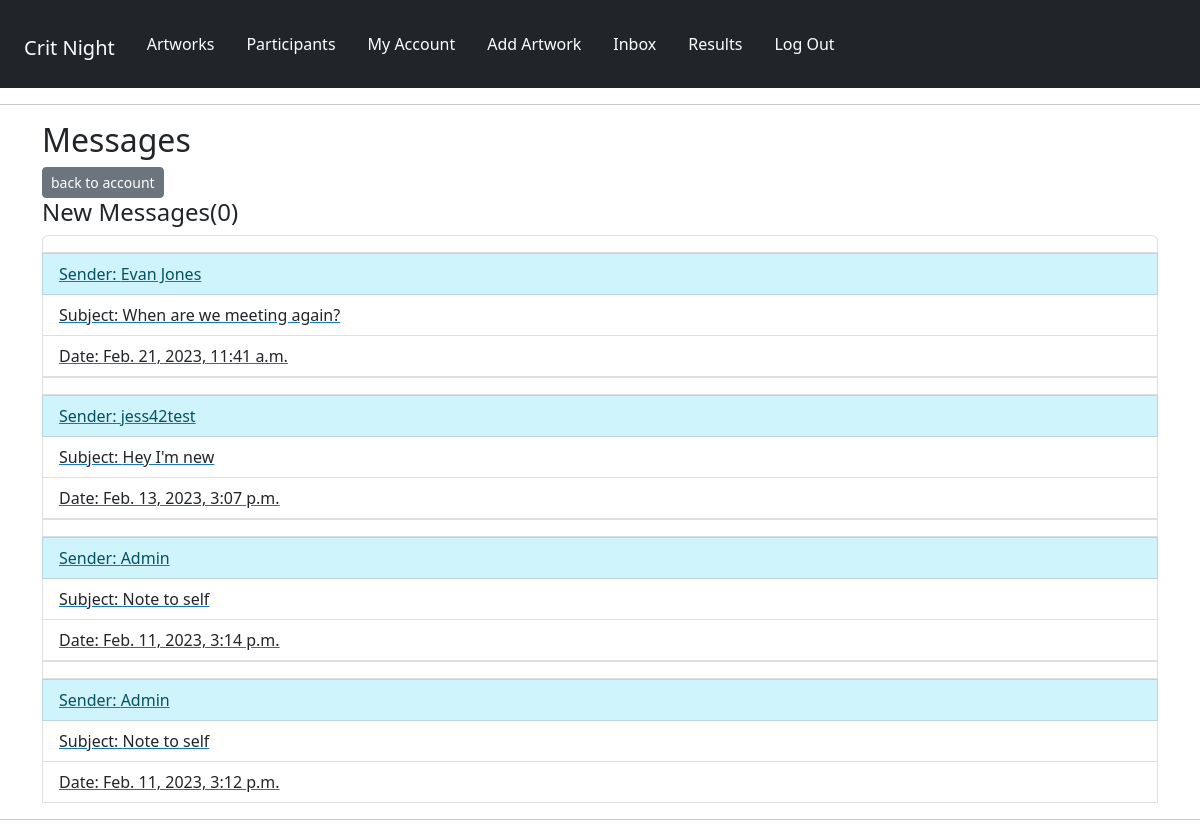
Page /panelists/inbox/ (signed in) on the earlier database version.
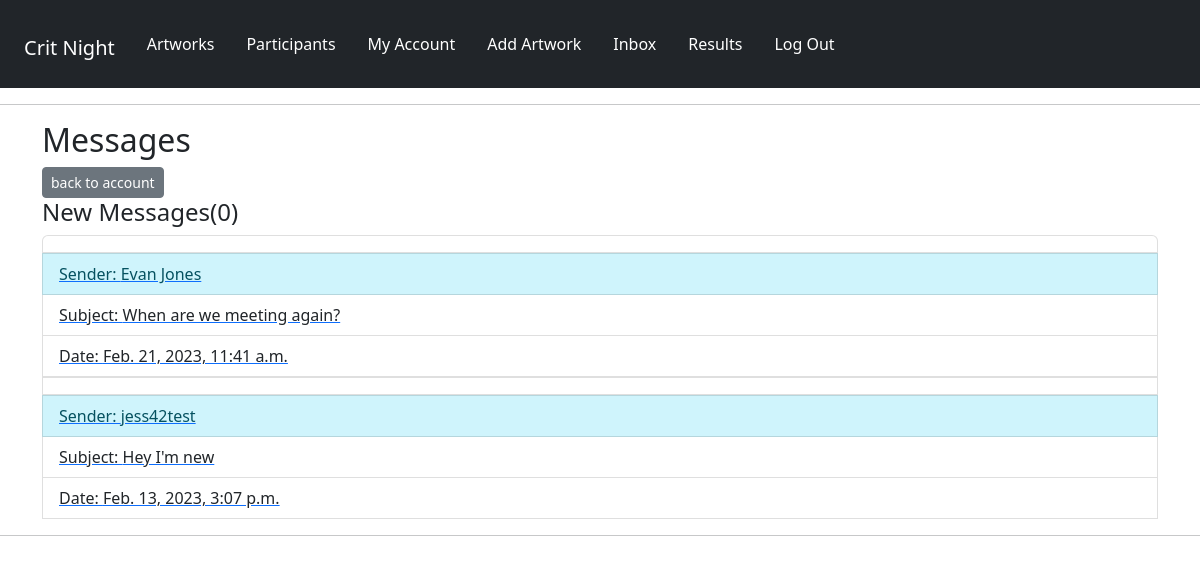
Same page on the later database version.
### panelists/models.py (models this page shows, shortened)
class Message(models.Model):
    sender = models.ForeignKey(
        Profile, on_delete=models.SET_NULL, null=True, blank=True
    )
    recipient = models.ForeignKey(
        Profile,
        on_delete=models.SET_NULL,
        null=True,
        blank=True,
        related_name="messages",
    )
    name = models.CharField(max_length=200, null=True, blank=True)
    email = models.EmailField(max_length=200, null=True, blank=True)
    subject = models.CharField(max_length=200, null=True, blank=True)
    body = models.TextField()
    is_read = models.BooleanField(default=False, null=True)
    created = models.DateTimeField(auto_now_add=True)
    id = models.UUIDField(
        default=uuid.uuid4, unique=True, primary_key=True, editable=False
    )
    class Meta:
        ordering = ["is_read", "-created"]

### panelists/views.py (the view)
# urls.py: path("inbox/", views.inbox, name="inbox"),
@login_required(login_url="login")
def inbox(request):
    profile = request.user.profile
    messageRequests = profile.messages.all()
    unreadCount = messageRequests.filter(is_read=False).count()
    context = {"messageRequests": messageRequests, "unreadCount": unreadCount}
    return render(request, "panelists/inbox.html", context)

### panelists/templates/panelists/inbox.html (shortened to what this page needs)
{% extends 'main.html' %}
{% block content %}
<div class="container-md">
    <h2>Messages</h2>
    <a href="{% url 'account' %}" class="btn btn-secondary btn-sm">back to account</a>
<h4>New Messages(<span>{{unreadCount}}</span>)</h4>
  <ul class="list-group">
    {% for message in messageRequests %}
        {% if message.is_read == False %}
    <li class="list-group-item">
        {% else %}
    <li class="list-group-item" message"></li>
        {% endif %}
        <a href="{% url 'message' message.id %}">
        <span class="list-group-item list-group-item-info">Sender: {{message.name}}</span>
        <span class="list-group-item list-group-item-action">Subject: {{message.subject}}</span>
        <span class="list-group-item">Date: {{message.created}}</span>
    </a>
    {% endfor %}
  </ul>
</div>
{% endblock %}

Differences in the rows shown:
removed Message: is_read True (drawn), name "Admin", subject "Note to self", created "Feb. 11, 2023, 3:14 p.m."
removed Message: is_read True (drawn), name "Admin", subject "Note to self", created "Feb. 11, 2023, 3:12 p.m."
